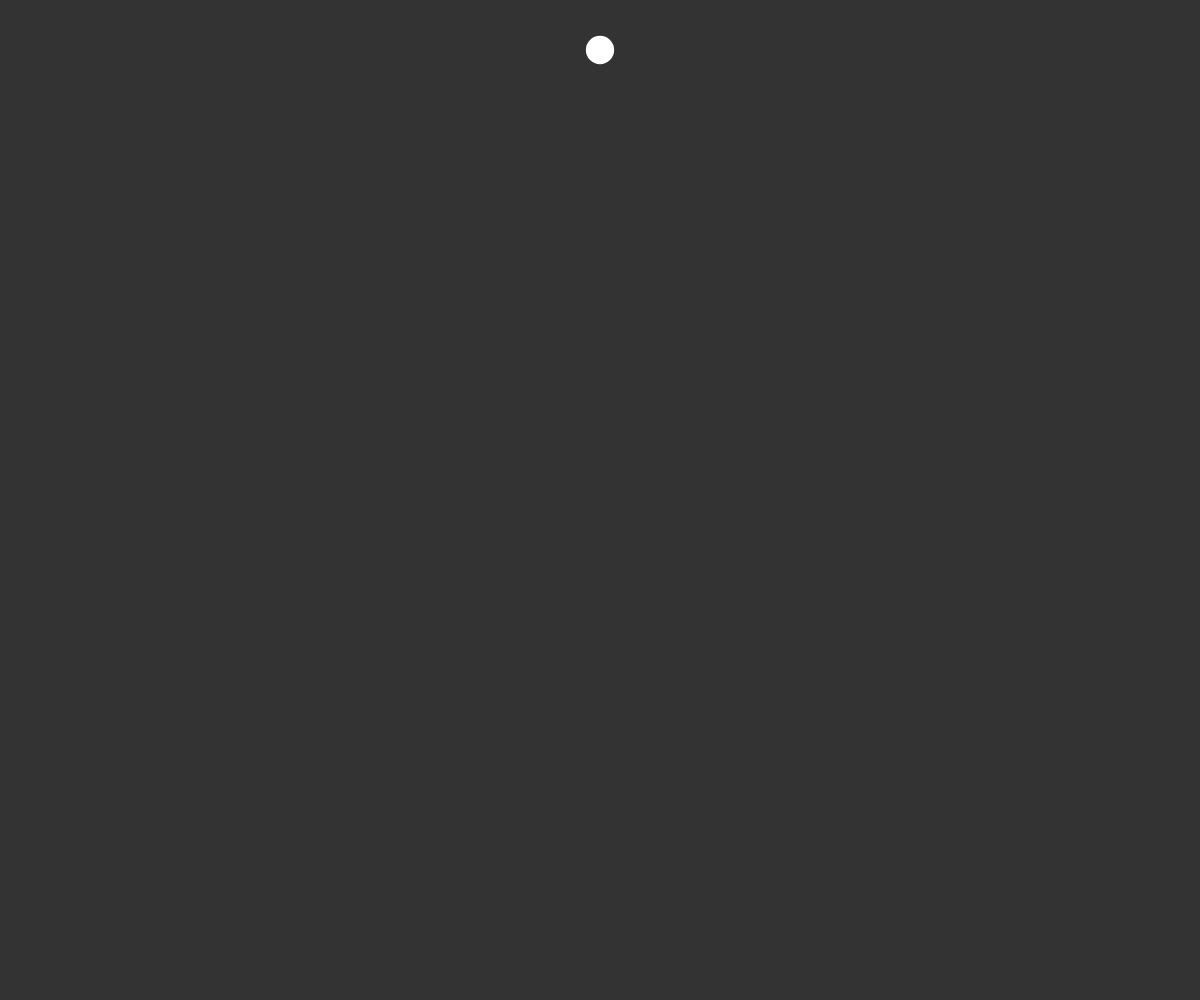
Frame 1 (no input)
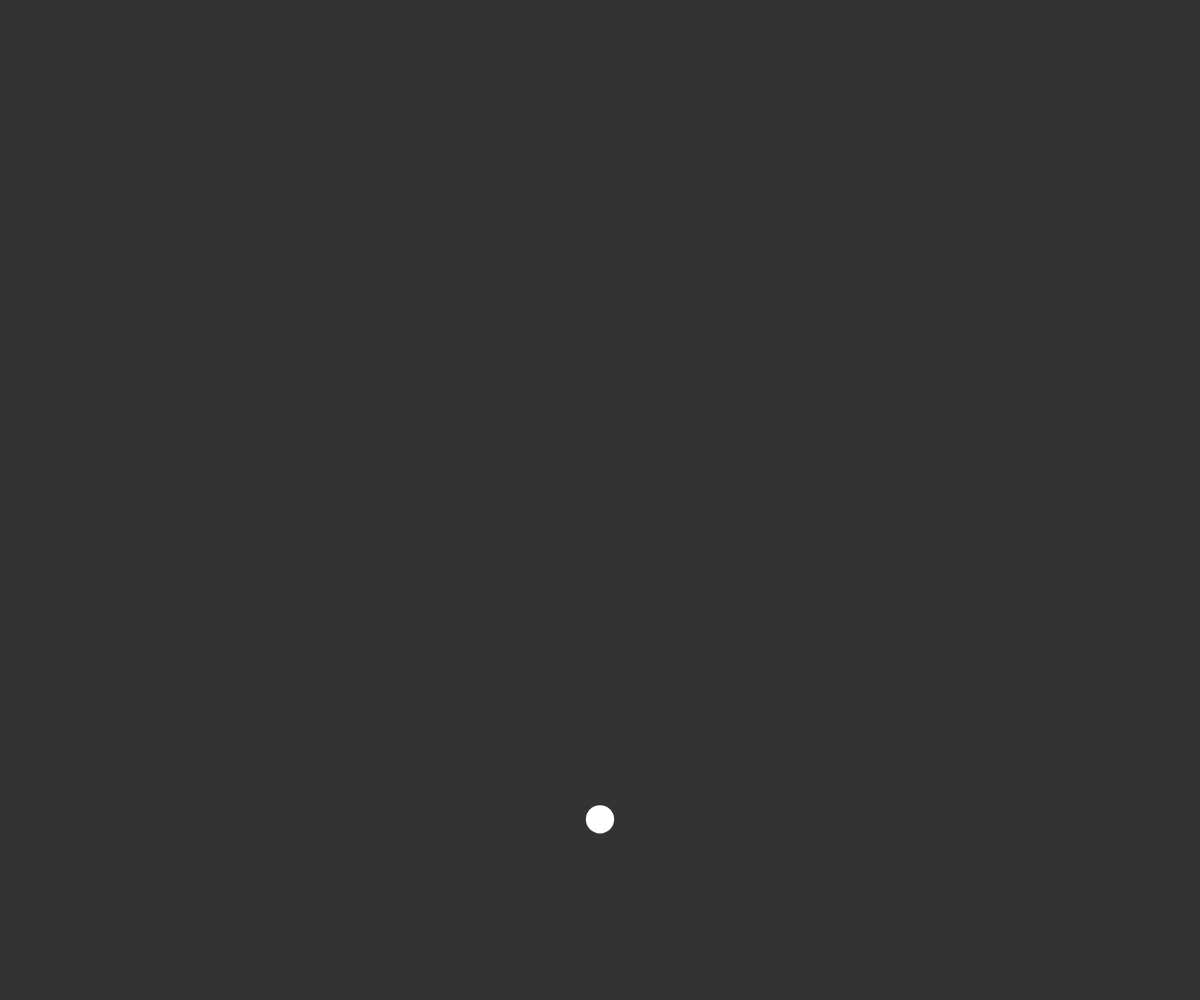
Frame 60 (no input)
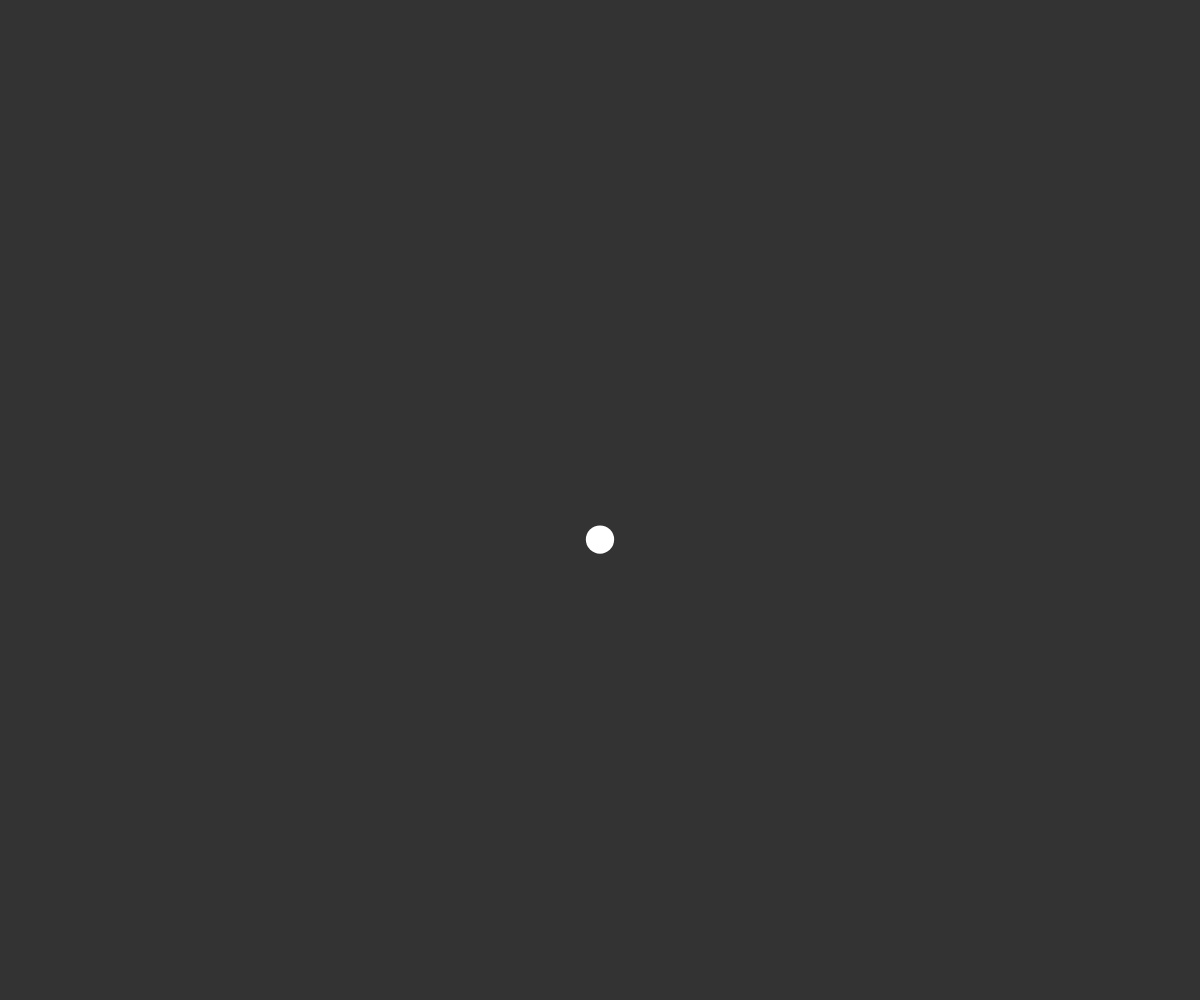
Frame 120 (the mouse pressed at the canvas centre since frame 60)

The p5.js sketch that drew these frames (run headless with seeded random() and noise() and a simulated clock; from frame 60 on, the mouse is pressed at the canvas centre):

// p5.js sketch
// ── sketch.js
let b;

function setup() {
  createCanvas(windowWidth, windowHeight);
  b = new Ball(createVector(width / 2, 50), 2);
}

function draw() {
  background(51);
  b.run();
}
// ── Ball.js
class Ball {
  constructor(pos, mass) {
    this.pos = pos;
    this.vel = createVector();
    this.acc = createVector();
    this.mass = mass;
    this.r = sqrt(this.mass) * 10;
  }

  run() {
    this.render();
    this.update();
    this.applyG();
    this.bounce();
  }

  bounce() {
    if (this.pos.x > width - this.r) {
      this.pos.x = width - this.r;
      this.vel.x *= -0.83;
    } else if (this.pos.x < this.r) {
      this.pos.x = this.r;
      this.vel.x *= -0.83;
    }

    if (this.pos.y > height - this.r) {
      this.pos.y = height - this.r;
      this.vel.y *= -0.83;
    } else if (this.pos.y < this.r) {
      this.pos.y = this.r;
      this.vel.y *= -0.83;
    }
  }

  applyG() {
    let g = createVector(0, 0.7);
    this.acc.add(g);
  }

  update() {
    this.vel.add(this.acc);
    this.pos.add(this.vel);
    this.acc.mult(0);
  }

  render() {
    fill(255);
    noStroke();
    ellipse(this.pos.x, this.pos.y, this.r * 2, this.r * 2);
  }
}
